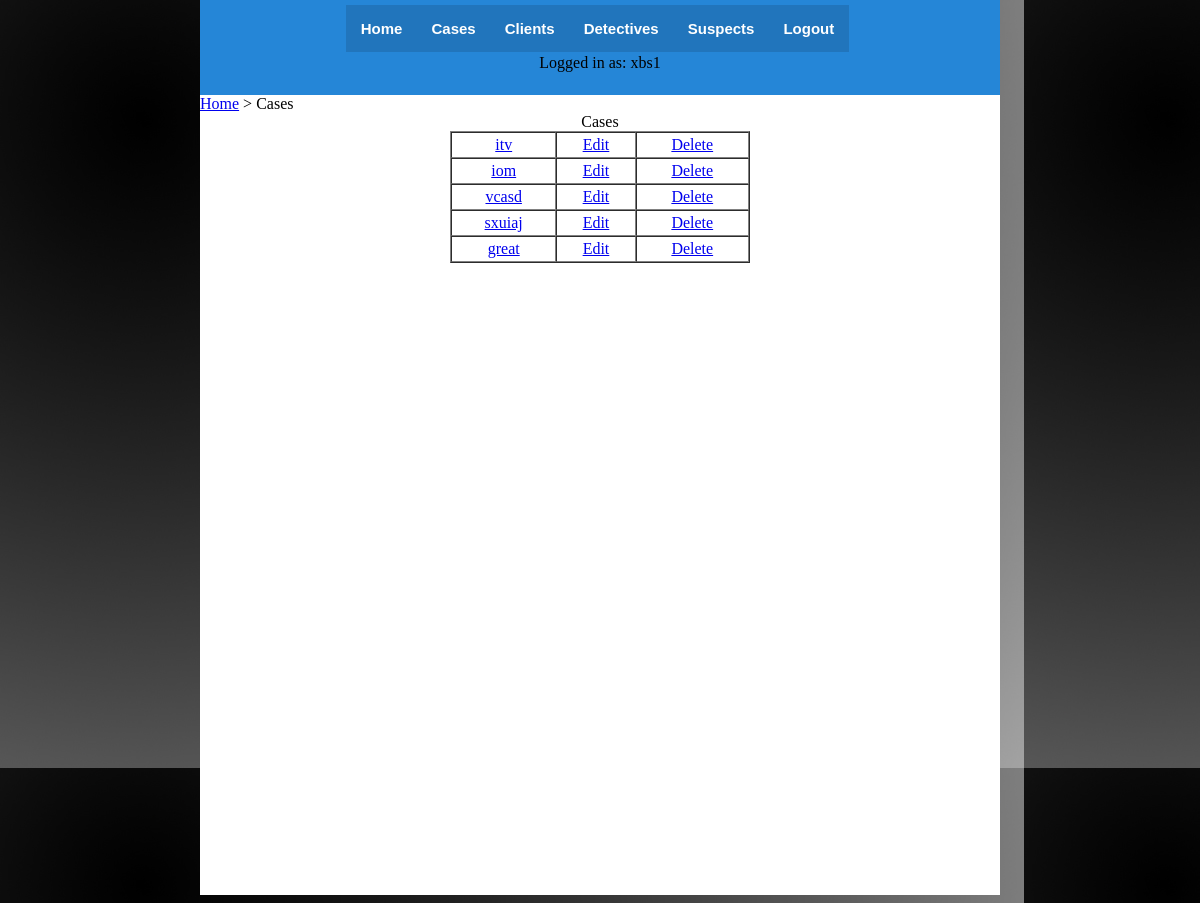
Page /cases/ (signed in) on the earlier database version.
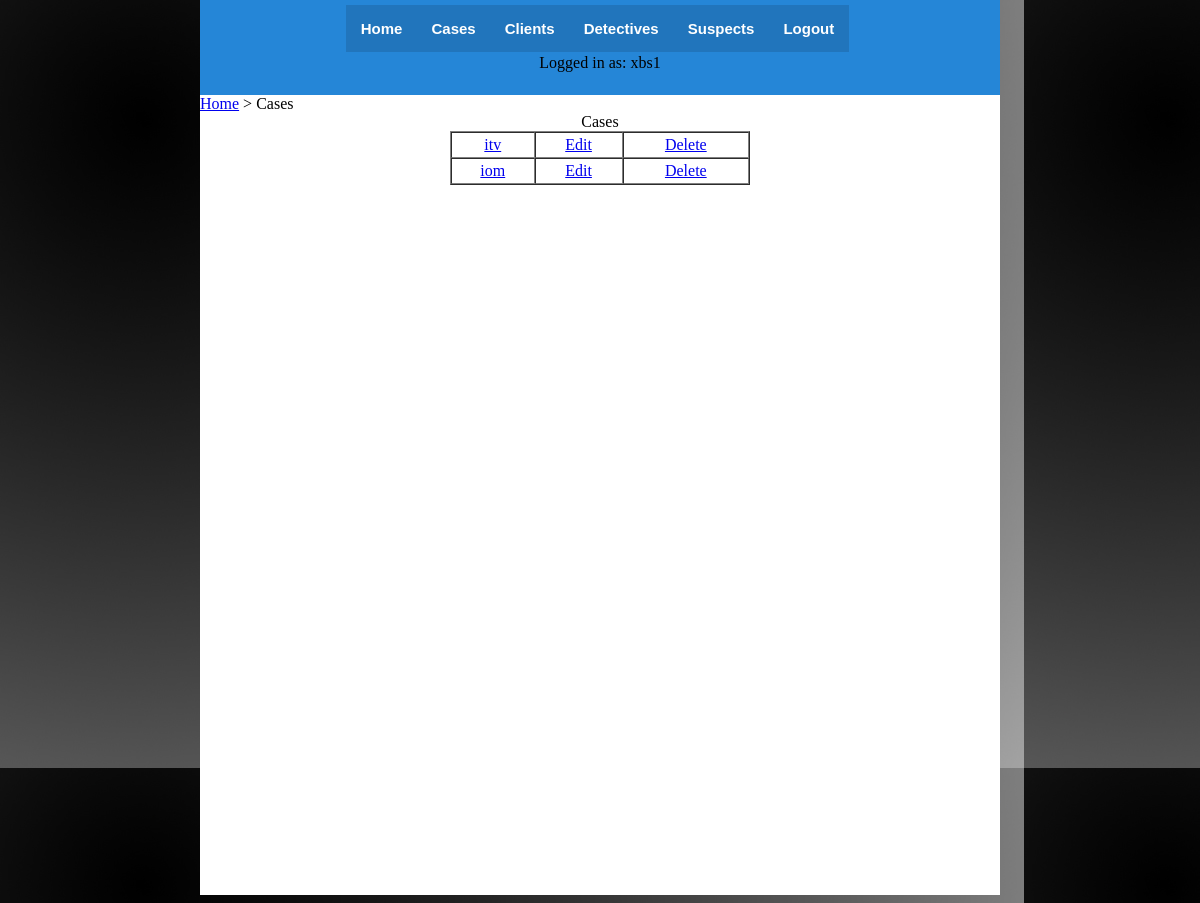
Same page on the later database version.
### appEspionatge/models.py (models this page shows, shortened)
class Case(models.Model):
	id = models.AutoField(primary_key=True)
	name = models.TextField(max_length=100)
	date = models.DateTimeField()
	clients = models.ManyToManyField(Client)
	suspects = models.ManyToManyField(Suspect)
	detective = models.ForeignKey(Detective)
	price = models.IntegerField()

### appEspionatge/views.py (the view)
# urls.py: url(r'^cases/$', views.cases),
def cases(request):
	if getFormat(request) == 'html':
		cases = Case.objects.all()
		template = get_template('cases.html')
		variables = Context({
			'user' : request.user,
			'cases' : cases
			})
		output = template.render(variables)
	else:
		output = list_all_links(Case, "cases", request)
	return HttpResponse(output)

### appEspionatge/views.py (called while the page is built)
def getFormat(request):
	formatting = request.GET.get('format')
	if formatting == 'xml':
		return 'xml'
	elif formatting == 'json':
		return 'json'
	else:
		return 'html'

### appEspionatge/templates/cases.html (shortened to what this page needs)
{% extends "base.html" %}
{% block content %}
<div id="Route" align="left">
    <a href="/">Home</a><a> > </a>
    <a>Cases</a>
</div>
	Cases
	<table align="center" border="1" cellpadding="3" width="300" cellspacing="0">
	{% for case in cases %}
		<tr>
			<td><a href='{{case.id}}'>{{case.name}}</a></td>
			{% if user.is_authenticated %}
				<td><a href='{{case.id}}/edit'>Edit</a></td>
				<td><a href='{{case.id}}/delete'>Delete</a></td>
			{% endif %}
		<tr>
	{% endfor %}
	</table>
{% endblock %}

Differences in the rows shown:
removed Case: name "vcasd"
removed Case: name "sxuiaj"
removed Case: name "great"
